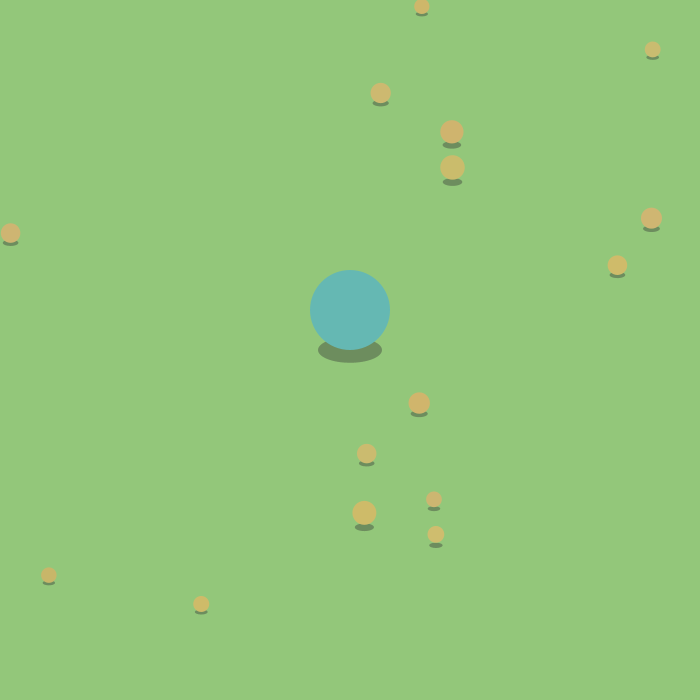
Frame 1 (no input)
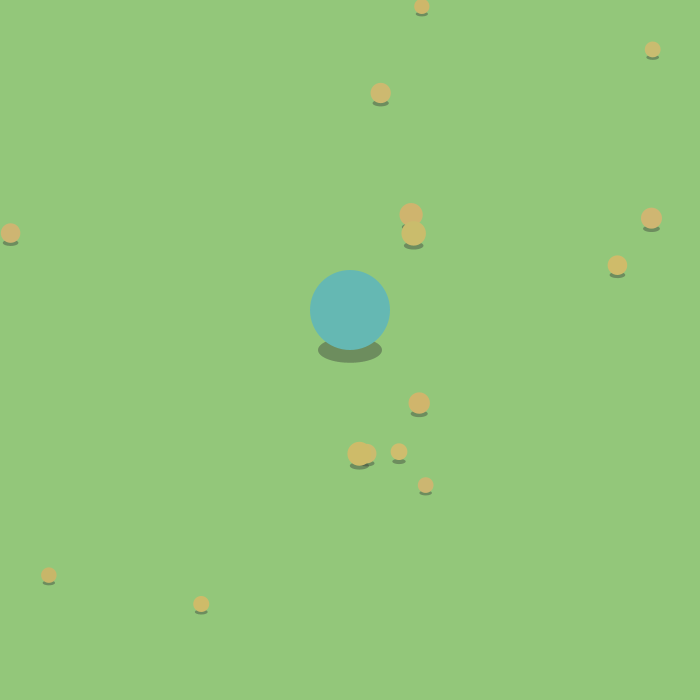
Frame 60 (the mouse pressed at the canvas centre just before this capture)
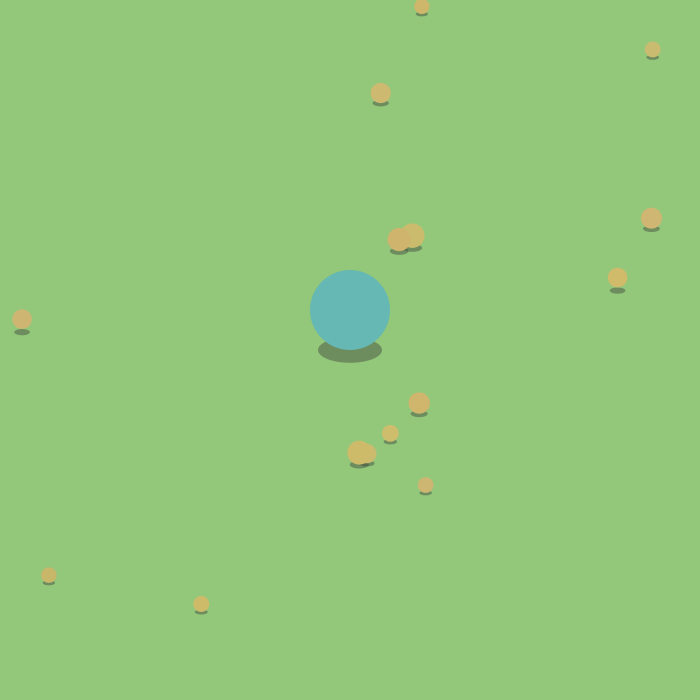
Frame 120 (the mouse held since frame 60 and released just before this capture)

The Processing sketch that drew these frames (run headless with seeded random() and noise(); from frame 60 on, the mouse is pressed at the canvas centre):

// Processing sketch: Minions0
// ── Minions0.pde

// #region - Setup

final float zMult = 0.4;
boolean[] inputs;
Player player;
ArrayList<Blob> blobs;


void setup() {
  size(700, 700);
  setupVariables();
}


void setupVariables() {
  // Initialize variables
  inputs = new boolean[400];
  blobs = new ArrayList<Blob>();

  // Add player and animals
  player = new Player(new PVector(width * 0.5, height * 0.5));
  blobs.add(player);
  for (int i = 0; i < 15; i++)
    blobs.add(new Animal(new PVector(random(width), random(height))));
}

// #endregion


// #region - Main

void draw() {
  background(147, 199, 122);
  sortBlobs();
  updateBlobs();
}


void sortBlobs() {
  // Selection sort based on pos.y
  for (int i = 0; i < blobs.size(); i++) {
    int lowestIndex = i;
    float lowestPosY = blobs.get(i).pos.y;
    for (int o = i; o < blobs.size(); o++) {
      if (blobs.get(o).pos.y < lowestPosY) {
        lowestIndex = o;
        lowestPosY = blobs.get(o).pos.y;
      }
    }
    Blob temp = blobs.get(i);
    blobs.set(i, blobs.get(lowestIndex));
    blobs.set(lowestIndex, temp);
  }
}


void updateBlobs() {
  // Move camera to player
  player.translateCamera();

  // Update and show all blobs
  for (Blob blob : blobs)
    blob.update();
  for (Blob blob : blobs)
    blob.showShadow();
  for (Blob blob : blobs)
    blob.show();
}


void keyPressed() {
  inputs[keyCode] = true;
}


void keyReleased() {
  inputs[keyCode] = false;
}


int sign(float value) {
  return value > 0 ? 1 : -1;
}

// #endregion


abstract class Blob {

  // #region - Main

  PVector pos;
  PVector vel;
  float moveAcc;
  float maxSpeed;
  float size;
  color col;


  Blob(PVector pos_, float moveAcc_, float maxSpeed_, float size_, color col_) {
    pos = pos_;
    vel = new PVector(0, 0, 0);
    moveAcc = moveAcc_;
    maxSpeed = maxSpeed_;
    size = size_;
    col = col_;
  }


  PVector getShowPos() {
    return new PVector(pos.x, pos.y - size * 0.5 - pos.z * zMult);
  }


  void update() {
    movement();
  }


  void showShadow() {
    fill(50, 100);
    noStroke();
    ellipse(pos.x, pos.y, size * 0.8, size * 0.8 * zMult);
  }


  void show() {
    PVector showPos = getShowPos();
    fill(col);
    noStroke();
    ellipse(showPos.x, showPos.y, size, size);
  }


  abstract void movement();

  // #endregion
}


class Player extends Blob {

  // #region - Main

  Player(PVector pos_) {
    super(pos_, 0.2, 2, 80, color(101, 184, 179));
  }


  @Override
  void movement() {
    // Accelerate based on input
    PVector dir = new PVector(
      (inputs[37] ? -1 : 0) + (inputs[39] ? 1 : 0),
      (inputs[38] ? -1 : 0) + (inputs[40] ? 1 : 0)
    ).normalize();
    vel.add(dir.mult(moveAcc));
    if (pos.z == 0 && inputs[32]) vel.z += 10;

    // Limit vel
    vel.z -= 0.5;
    vel = new PVector(
      max(min(vel.x, maxSpeed), -maxSpeed),
      max(min(vel.y, maxSpeed), -maxSpeed),
      vel.z
    );
    vel.x *= 0.9;
    vel.y *= 0.9;

    // Update pos
    pos.add(vel);
    if (pos.z < 0) {
      pos.z = 0;
      vel.z = 0;
    }
  }


  void translateCamera() {
    translate(width * 0.5 - pos.x, height * 0.5 - pos.y);
  }

  // #endregion
}


class Animal extends Blob {

  // #region - Main

  Blob following;
  float followDistance;
  float noticeDistance;
  float loseDistance;

  PVector idleDirection;
  float idleTime;
  float[] idleTimeRange;
  float idleChance;


  Animal(PVector pos_) {
    super(pos_, 0.2, 2.2, random(10) + 15, color(200 + random(10), 180 + random(10), 105 + random(10)));

    following = null;
    followDistance = random(80) + 100;
    noticeDistance = random(80) + 220;
    loseDistance = noticeDistance + random(80);

    idleDirection = null;
    idleTime = 0;
    idleTimeRange = new float[] {40 + random(30), 70 + random(30)};
    idleChance = 0.001;
  }


  void update() {
    ai();
    super.update();
  }


  void ai() {
    if (dist(pos.x, pos.y, player.pos.x, player.pos.y) < noticeDistance)
      following = player;
    if (following != null) {
      if (dist(pos.x, pos.y, following.pos.x, following.pos.y) > loseDistance)
        following = null;
    }
  }


  @Override
  void movement() {

    // Calculate movement direction
    PVector dir = null;

    // Move towards following
    if (following != null && dist(pos.x, pos.y, following.pos.x, following.pos.y) > followDistance) {
      idleDirection = null;
      idleTime = 0;
      dir = new PVector(
        following.pos.x - pos.x,
        following.pos.y - pos.y
      ).normalize();

    // Update idle movement
    } else {
      if (idleTime > 0) {
        dir = idleDirection.copy();
        idleTime--;
        if (idleTime <= 0) {
          idleDirection = null;
          idleTime = 0;
        }
      } else if (random(1) < idleChance) {
        float angle = random(TWO_PI);
        idleDirection = new PVector(cos(angle), sin(angle));
        idleTime = idleTimeRange[0] + random(idleTimeRange[1] - idleTimeRange[0]);
      }
    }

    // Update vel
    if (dir != null) {
      vel.add(dir.mult(moveAcc));
      if (pos.z == 0) vel.z += random(4) + 4;
    }
    vel.z -= 0.5;
    vel = new PVector(
      max(min(vel.x, maxSpeed), -maxSpeed),
      max(min(vel.y, maxSpeed), -maxSpeed),
      vel.z
    );
    vel.x *= 0.9;
    vel.y *= 0.9;

    // Update pos
    pos.add(vel);
    pos.z = max(pos.z, 0);
  }

  // #endregion
}
